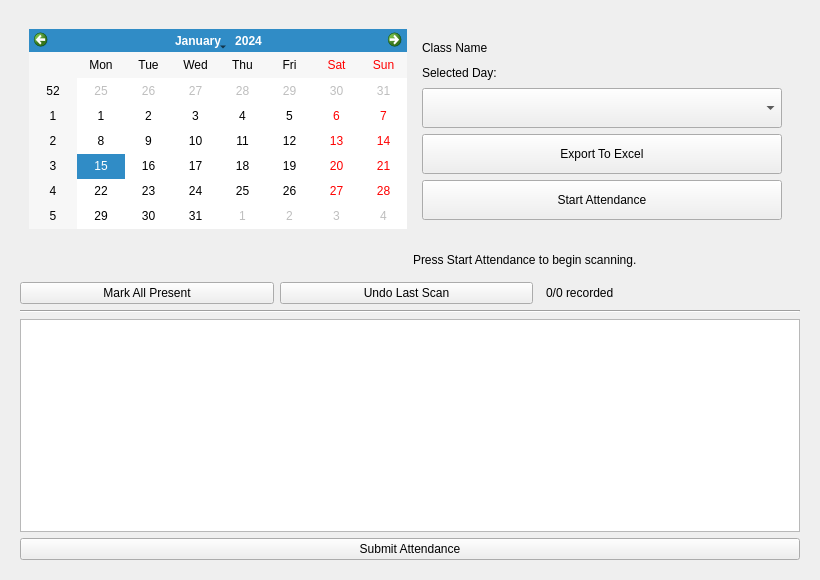
<?xml version="1.0" encoding="UTF-8"?>
<ui version="4.0">
 <class>TakeAttendanceWindow</class>
 <widget class="QWidget" name="TakeAttendanceWindow">
  <property name="geometry">
   <rect>
    <x>0</x>
    <y>0</y>
    <width>820</width>
    <height>580</height>
   </rect>
  </property>
  <property name="windowTitle">
   <string>Take Attendance</string>
  </property>
  <layout class="QVBoxLayout" name="verticalLayout_2">
   <item>
    <widget class="QWidget" name="widget" native="true">
     <layout class="QGridLayout" name="gridLayout">
      <item row="1" column="0">
       <widget class="QFrame" name="scan_status_card">
        <layout class="QHBoxLayout" name="scan_status_layout">
         <item>
          <widget class="QLabel" name="scan_status_icon_lbl">
           <property name="minimumSize"><size><width>24</width><height>0</height></size></property>
           <property name="text"><string/></property>
          </widget>
         </item>
         <item>
          <widget class="QLabel" name="scan_status_text_lbl">
           <property name="text"><string>Press Start Attendance to begin scanning.</string></property>
          </widget>
         </item>
        </layout>
       </widget>
      </item>
      <item row="2" column="0">
       <layout class="QHBoxLayout" name="attendance_actions_row">
        <item>
         <widget class="QPushButton" name="mark_all_present_btn">
          <property name="text"><string>Mark All Present</string></property>
         </widget>
        </item>
        <item>
         <widget class="QPushButton" name="undo_last_scan_btn">
          <property name="text"><string>Undo Last Scan</string></property>
         </widget>
        </item>
        <item>
         <spacer name="attendance_actions_spacer">
          <property name="orientation"><enum>Qt::Horizontal</enum></property>
         </spacer>
        </item>
        <item>
         <widget class="QLabel" name="attendance_progress_lbl">
          <property name="text"><string>0/0 recorded</string></property>
         </widget>
        </item>
       </layout>
      </item>
      <item row="3" column="0">
       <widget class="Line" name="line">
        <property name="orientation">
         <enum>Qt::Horizontal</enum>
        </property>
       </widget>
      </item>
      <item row="4" column="0">
       <widget class="QTableWidget" name="take_attendance_tableWidget"/>
      </item>
      <item row="5" column="0">
       <widget class="QPushButton" name="submit_attendance_btn">
        <property name="text">
         <string>Submit Attendance</string>
        </property>
       </widget>
      </item>
      <item row="0" column="0">
       <widget class="QWidget" name="widget" native="true">
        <layout class="QHBoxLayout" name="horizontalLayout">
         <item>
          <widget class="QCalendarWidget" name="calendarWidget">
           <property name="maximumSize">
            <size>
             <width>16777215</width>
             <height>320</height>
            </size>
           </property>
          </widget>
         </item>
         <item>
          <widget class="QWidget" name="topSideWidget" native="true">
           <property name="sizePolicy">
            <sizepolicy hsizetype="Expanding" vsizetype="Expanding">
             <horstretch>0</horstretch>
             <verstretch>0</verstretch>
            </sizepolicy>
           </property>
           <property name="minimumSize">
            <size>
             <width>300</width>
             <height>200</height>
            </size>
           </property>
           <layout class="QVBoxLayout" name="verticalLayout_3">
            <property name="sizeConstraint">
             <enum>QLayout::SetDefaultConstraint</enum>
            </property>
            <item>
             <layout class="QVBoxLayout" name="verticalLayout">
              <item>
               <widget class="QLabel" name="class_name_lbl">
                <property name="maximumSize">
                 <size>
                  <width>369</width>
                  <height>42</height>
                 </size>
                </property>
                <property name="text">
                 <string>Class Name</string>
                </property>
               </widget>
              </item>
              <item>
               <widget class="QLabel" name="selected_day_lbl">
                <property name="text">
                 <string>Selected Day:</string>
                </property>
               </widget>
              </item>
             </layout>
            </item>
            <item>
             <widget class="QComboBox" name="hours_comboBox">
              <property name="minimumSize">
               <size>
                <width>0</width>
                <height>40</height>
               </size>
              </property>
             </widget>
            </item>
            <item>
             <widget class="QPushButton" name="export_to_excel_btn">
              <property name="minimumSize">
               <size>
                <width>0</width>
                <height>40</height>
               </size>
              </property>
              <property name="text">
               <string>Export To Excel</string>
              </property>
             </widget>
            </item>
            <item>
             <widget class="QPushButton" name="start_attendance_btn">
              <property name="minimumSize">
               <size>
                <width>0</width>
                <height>40</height>
               </size>
              </property>
              <property name="text">
               <string>Start Attendance</string>
              </property>
             </widget>
            </item>
           </layout>
          </widget>
         </item>
        </layout>
       </widget>
      </item>
     </layout>
    </widget>
   </item>
  </layout>
 </widget>
 <resources/>
 <connections/>
</ui>
